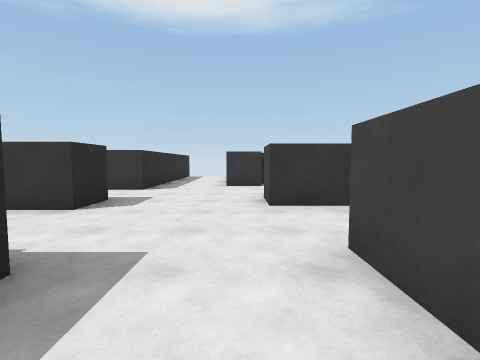
[1] (above)

16 first-person views from a walk through a scene from a Unity 3-D project. The camera is 1.4 m above the floor, tilts 4° down and sees 85° across. The floor is counted in squares, 2 m on a side. Each view is taken from the middle of a square. On the plan, view 1 faces up. The plan holds only what a view shows up to about 9 squares ahead; the rest is blank. The player is left out.

[2]
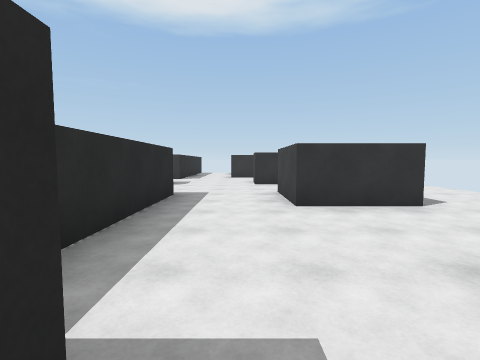

[3]
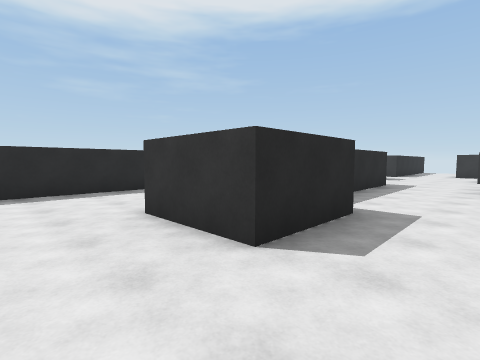

[4]
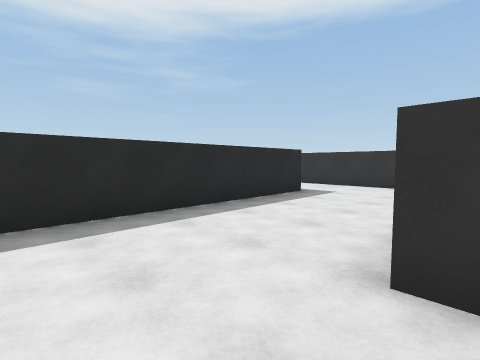

[5]
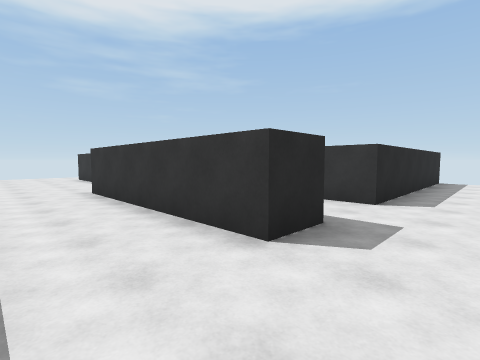

[6]
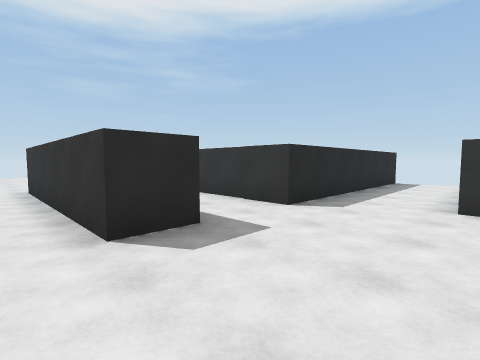

[7]
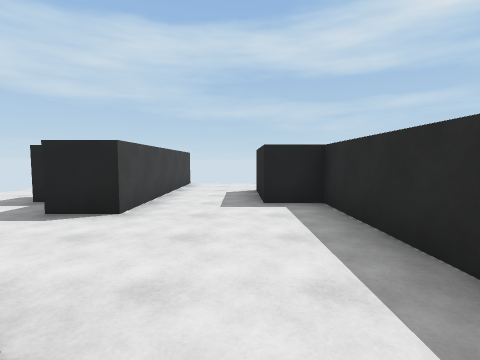

[8]
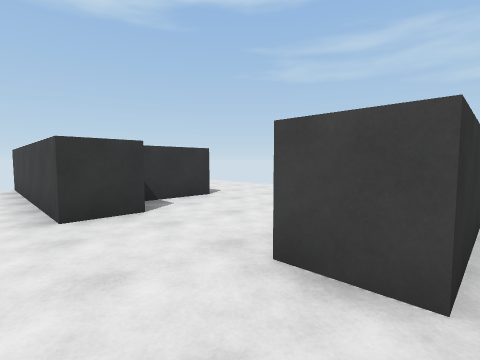

[9]
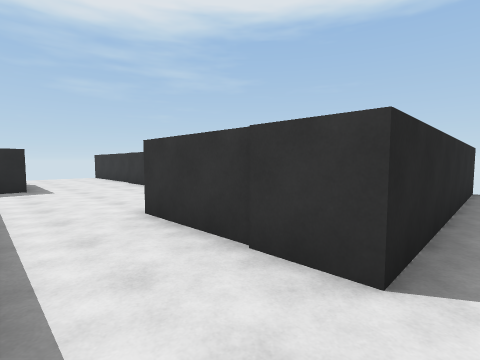

[10]
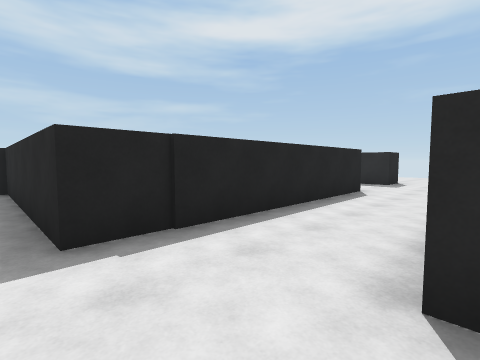

[11]
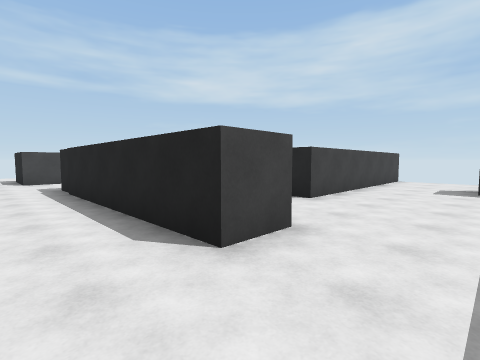

[12]
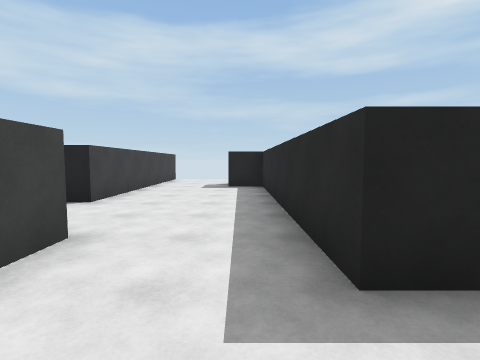

[13]
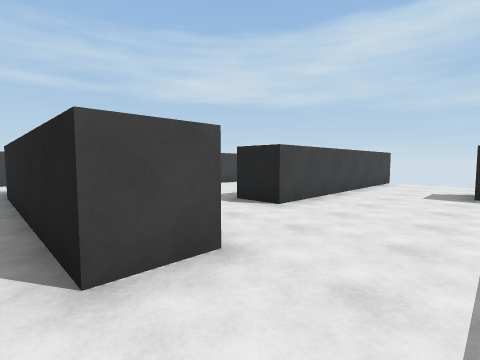

[14]
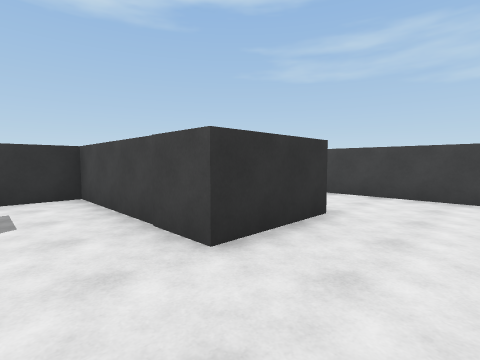

[15]
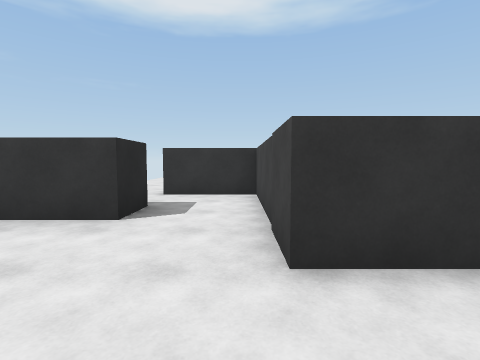

[16]
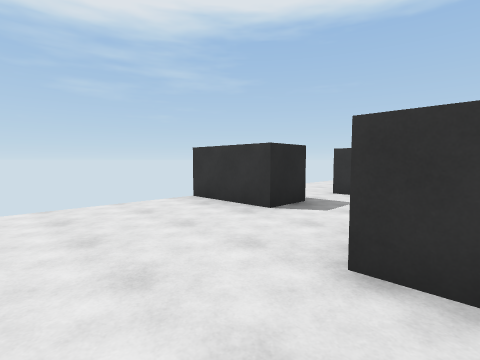

### Floor plan
Ten units are one square. View 1 is at (0, 0); x grows to the right and y downward. Boxes are objects, and circles mark ways between rooms. Rooms are numbered by the first view taken in them; rooms with no view inside come last. Other rooms are left out.
<svg viewBox="-150 -131 175 211">
<path fill="none" stroke="#000" d="M9 -1 9 -21M16 75 16 25M-14 -16 -14 34 -4 34 -4 53 -25 53M-24 -49 -24 -38 -75 -38M-4 -75 -4 -125M5 -41 5 -52M-74 -6 -74 -16 -14 -16M-97 -16 -97 -6M-24 -126 -24 -65 -55 -65M-108 -16 -97 -16M-125 39 -145 39M-86 53 -107 53M-64 75 -64 15M-97 -6 -97 43 -86 43M-24 42 -24 36M-64 15 -54 15 -54 69M-39 -6 -68 -6M-125 29 -125 39M-107 53 -107 15 -126 15"/>
<circle cx="-5" cy="-5" r="3" fill="#2a7"/>
<circle cx="-15" cy="65" r="3" fill="#2a7"/>
<circle cx="-80" cy="-25" r="3" fill="#2a7"/>
<circle cx="-85" cy="-10" r="3" fill="#2a7"/>
<circle cx="-135" cy="10" r="3" fill="#2a7"/>
<circle cx="-95" cy="65" r="3" fill="#2a7"/>
<circle cx="-115" cy="35" r="3" fill="#2a7"/>
<circle cx="-60" cy="5" r="3" fill="#2a7"/>
<text x="0" y="30">1</text>
<text x="-30" y="-50">2</text>
<text x="-120" y="-20">3</text>
<text x="-130" y="60">4</text>
<text x="-80" y="40">5</text>
<text x="-40" y="30">6</text>
<text x="-120" y="20">7</text>
</svg>
Room 1 opens to room 2. Room 1 opens to room 6. Room 2 opens to room 3. Room 2 opens to room 5. Room 3 opens to room 7. Room 4 opens to room 5. Room 4 opens to room 7. Room 5 opens to room 6.

Where each view was taken, in squares from view 1:
view 1: 0 up, 0 right, facing up
view 2: 4 down, 0 right, facing up
view 3: 7 down, 1 right, facing up-left
view 4: 7 down, 2 left, facing up-left
view 5: 2 up, 1 left, facing up-left
view 6: 3 up, 0 right, facing up-left
view 7: 1 up, 0 right, facing down
view 8: 4 up, 1 left, facing up-right
view 9: 5 up, 2 left, facing up-left
view 10: 4 up, 1 left, facing down-left
view 11: 3 up, 9 left, facing down-right
view 12: 3 up, 9 left, facing down
view 13: 2 up, 9 left, facing down-right
view 14: 7 down, 12 left, facing up-right
view 15: 7 down, 11 left, facing up
view 16: 7 down, 10 left, facing up-left
